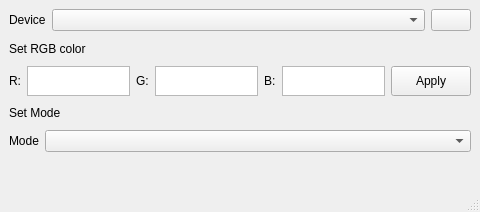
<?xml version="1.0" encoding="UTF-8"?>
<ui version="4.0">
 <class>MainWindow</class>
 <widget class="QMainWindow" name="MainWindow">
  <property name="enabled">
   <bool>true</bool>
  </property>
  <property name="geometry">
   <rect>
    <x>0</x>
    <y>0</y>
    <width>480</width>
    <height>212</height>
   </rect>
  </property>
  <property name="minimumSize">
   <size>
    <width>480</width>
    <height>212</height>
   </size>
  </property>
  <property name="maximumSize">
   <size>
    <width>480</width>
    <height>212</height>
   </size>
  </property>
  <property name="windowTitle">
   <string>Elk-Bledom Control</string>
  </property>
  <widget class="QWidget" name="centralwidget">
   <layout class="QVBoxLayout" name="verticalLayout">
    <item>
     <layout class="QHBoxLayout" name="horizontalLayout" stretch="0,1,0">
      <property name="spacing">
       <number>6</number>
      </property>
      <property name="sizeConstraint">
       <enum>QLayout::SizeConstraint::SetDefaultConstraint</enum>
      </property>
      <property name="leftMargin">
       <number>0</number>
      </property>
      <item>
       <widget class="QLabel" name="DeviceLabel">
        <property name="sizePolicy">
         <sizepolicy hsizetype="Fixed" vsizetype="Minimum">
          <horstretch>0</horstretch>
          <verstretch>0</verstretch>
         </sizepolicy>
        </property>
        <property name="text">
         <string>Device</string>
        </property>
       </widget>
      </item>
      <item>
       <widget class="QComboBox" name="DeviceComboBox"/>
      </item>
      <item>
       <widget class="QPushButton" name="DeviceReloadBtn">
        <property name="sizePolicy">
         <sizepolicy hsizetype="Minimum" vsizetype="Fixed">
          <horstretch>0</horstretch>
          <verstretch>0</verstretch>
         </sizepolicy>
        </property>
        <property name="text">
         <string/>
        </property>
        <property name="icon">
         <iconset resource="resources.qrc">
          <normaloff>:/refresh.png</normaloff>:/refresh.png</iconset>
        </property>
       </widget>
      </item>
     </layout>
    </item>
    <item>
     <widget class="QLabel" name="SetRGBColorLabel">
      <property name="text">
       <string>Set RGB color</string>
      </property>
     </widget>
    </item>
    <item>
     <layout class="QHBoxLayout" name="horizontalLayout_2" stretch="0,0,0,0,0,0,0">
      <item>
       <widget class="QLabel" name="SetColorRLabel">
        <property name="text">
         <string>R:</string>
        </property>
       </widget>
      </item>
      <item>
       <widget class="QTextEdit" name="SetColorRInput">
        <property name="maximumSize">
         <size>
          <width>16777215</width>
          <height>30</height>
         </size>
        </property>
        <property name="tabChangesFocus">
         <bool>true</bool>
        </property>
       </widget>
      </item>
      <item>
       <widget class="QLabel" name="SetColorGLabel">
        <property name="text">
         <string>G:</string>
        </property>
       </widget>
      </item>
      <item>
       <widget class="QTextEdit" name="SetColorGInput">
        <property name="maximumSize">
         <size>
          <width>16777215</width>
          <height>30</height>
         </size>
        </property>
        <property name="tabChangesFocus">
         <bool>true</bool>
        </property>
       </widget>
      </item>
      <item>
       <widget class="QLabel" name="SetColorBLabel">
        <property name="text">
         <string>B:</string>
        </property>
       </widget>
      </item>
      <item>
       <widget class="QTextEdit" name="SetColorBInput">
        <property name="maximumSize">
         <size>
          <width>16777215</width>
          <height>30</height>
         </size>
        </property>
        <property name="tabChangesFocus">
         <bool>true</bool>
        </property>
        <property name="acceptRichText">
         <bool>false</bool>
        </property>
       </widget>
      </item>
      <item>
       <widget class="QPushButton" name="pushButton">
        <property name="maximumSize">
         <size>
          <width>16777215</width>
          <height>30</height>
         </size>
        </property>
        <property name="text">
         <string>Apply</string>
        </property>
       </widget>
      </item>
     </layout>
    </item>
    <item>
     <widget class="QLabel" name="SetModeLabel">
      <property name="text">
       <string>Set Mode</string>
      </property>
     </widget>
    </item>
    <item>
     <layout class="QHBoxLayout" name="horizontalLayout_3">
      <item>
       <widget class="QLabel" name="ModeLabel">
        <property name="sizePolicy">
         <sizepolicy hsizetype="Fixed" vsizetype="Preferred">
          <horstretch>0</horstretch>
          <verstretch>0</verstretch>
         </sizepolicy>
        </property>
        <property name="text">
         <string>Mode</string>
        </property>
       </widget>
      </item>
      <item>
       <widget class="QComboBox" name="ModeComboBox"/>
      </item>
     </layout>
    </item>
    <item>
     <widget class="QLabel" name="InfoLabel">
      <property name="text">
       <string/>
      </property>
     </widget>
    </item>
   </layout>
  </widget>
  <widget class="QMenuBar" name="menubar">
   <property name="geometry">
    <rect>
     <x>0</x>
     <y>0</y>
     <width>480</width>
     <height>23</height>
    </rect>
   </property>
  </widget>
  <widget class="QStatusBar" name="statusbar"/>
 </widget>
 <resources>
  <include location="resources.qrc"/>
 </resources>
 <connections/>
</ui>
